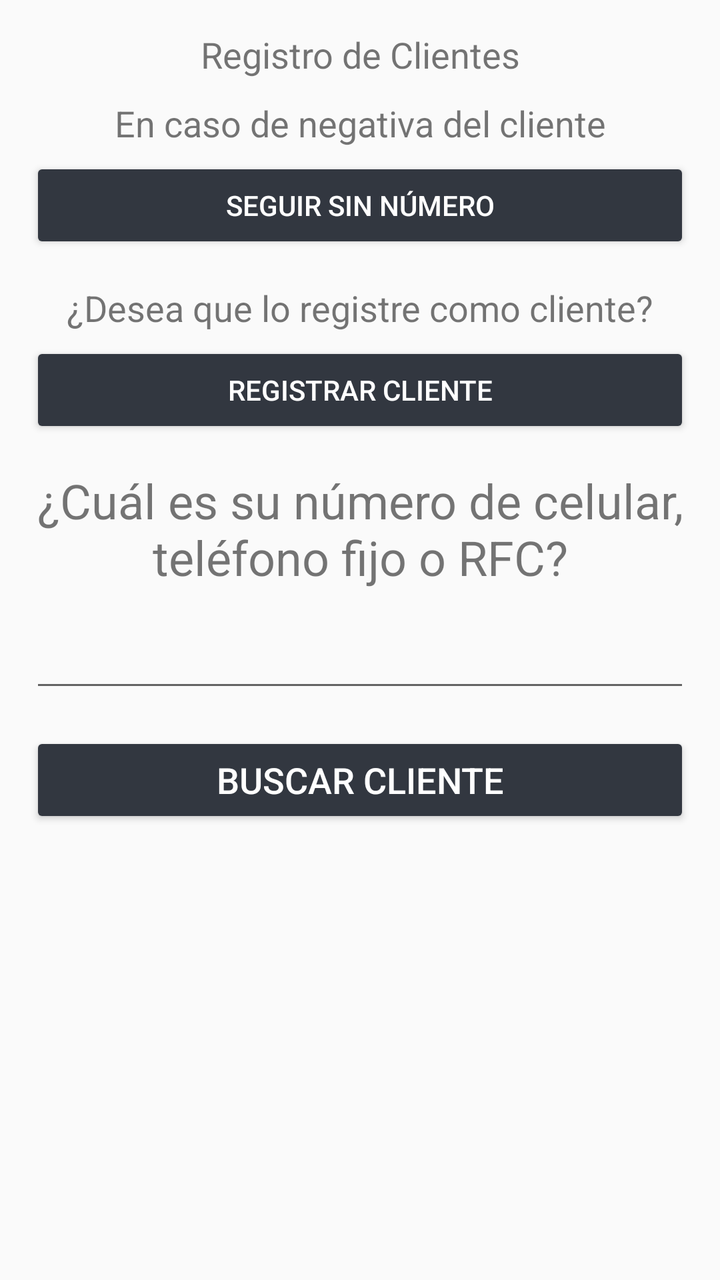
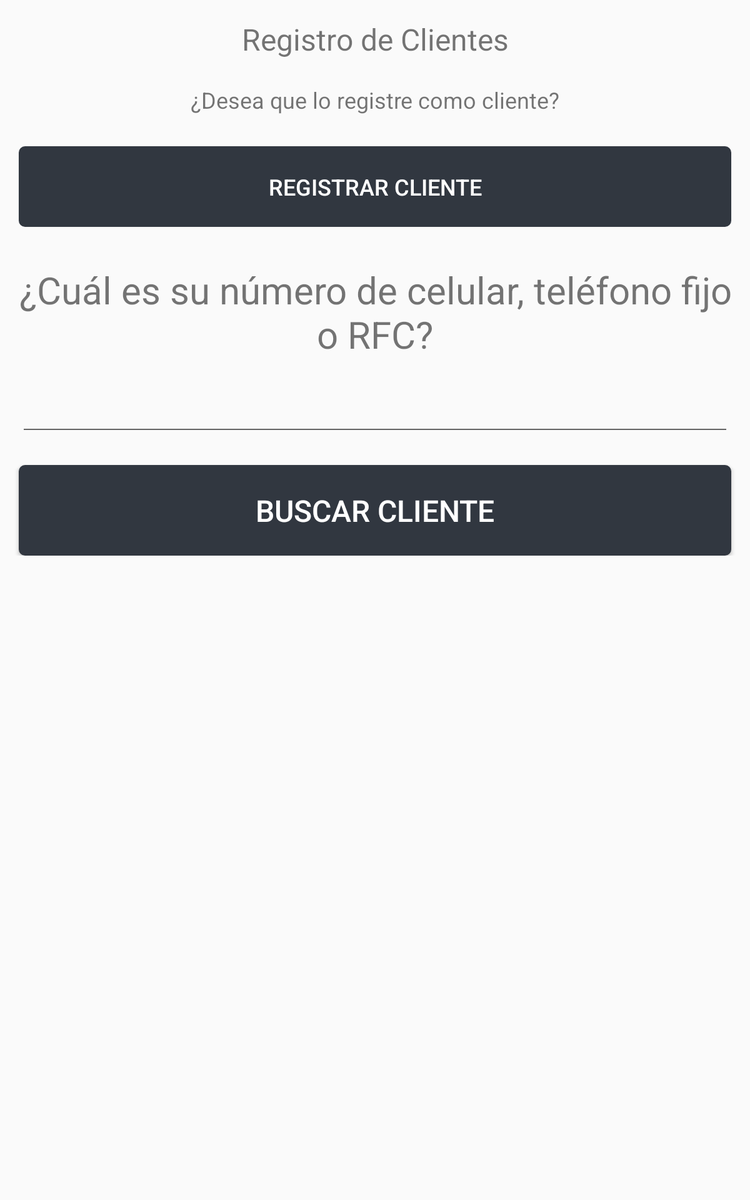

One screen, two layout resources from the same app: the default and the repository's alternative for another configuration. Each is rendered where Android would select it; the XML of both is given below.
<!-- AndroidManifest.xml: application theme AppTheme -->
<!-- res/layout/activity_punto_venta_solicitar.xml -->
<?xml version="1.0" encoding="utf-8"?>
<android.support.constraint.ConstraintLayout xmlns:android="http://schemas.android.com/apk/res/android"
    xmlns:app="http://schemas.android.com/apk/res-auto"
    xmlns:tools="http://schemas.android.com/tools"
    android:layout_width="match_parent"
    android:layout_height="match_parent"
    tools:context=".Activity.PuntoVentaSolicitarActivity">

    <ScrollView
        android:layout_width="match_parent"
        android:layout_height="match_parent">

        <LinearLayout
            android:layout_width="match_parent"
            android:layout_height="wrap_content"
            android:orientation="vertical" >

            <TextView
                android:id="@+id/PuntoVentaSolicitarActivityTitulo"
                android:layout_width="match_parent"
                android:layout_height="wrap_content"
                android:layout_marginLeft="15dp"
                android:layout_marginRight="15dp"
                android:paddingTop="15dp"
                android:paddingBottom="5dp"
                android:text="@string/Estacion"
                android:textAlignment="center"
                android:textSize="18sp" />

            <TextView
                android:id="@+id/TVPuntoVentaActivityEnCasoTitulo"
                android:layout_width="match_parent"
                android:layout_height="wrap_content"
                android:layout_marginLeft="15dp"
                android:layout_marginRight="15dp"
                android:labelFor="@+id/BtnPuntoVentaSolicitarActivitySeguirSinNumero"
                android:paddingTop="5dp"
                android:paddingBottom="5dp"
                android:text="@string/en_caso_de_negativa_del_cliente"
                android:textAlignment="center"
                android:textSize="18sp" />

            <Button
                android:id="@+id/BtnPuntoVentaSolicitarActivitySeguirSinNumero"
                android:layout_width="match_parent"
                android:layout_height="wrap_content"
                android:layout_marginLeft="15dp"
                android:layout_marginRight="15dp"
                style="@style/SagasTheme.Button"
                android:text="@string/seguir_sin_numero"
                android:textColor="@color/colorTextButtonLogin"
                android:textSize="14sp"
                tools:ignore="UnusedAttribute" />

            <TextView
                android:id="@+id/TVPuntoVentaSolicitarActivityRegistroTitulo"
                android:layout_width="match_parent"
                android:layout_height="wrap_content"
                android:layout_marginLeft="15dp"
                android:layout_marginRight="15dp"
                android:paddingTop="15dp"
                android:paddingBottom="5dp"
                android:text="@string/desea_que_lo_registre_como_cliente"
                android:textAlignment="center"
                android:textSize="18sp" />

            <Button
                android:id="@+id/BtnPuntoVentaSolicitarActivityRegistrarCliente"
                android:layout_width="match_parent"
                android:layout_height="wrap_content"
                android:layout_marginLeft="15dp"
                android:layout_marginRight="15dp"
                style="@style/SagasTheme.Button"
                android:text="@string/registrar_cliente"
                android:textColor="@color/colorTextButtonLogin"
                android:textSize="14sp"
                tools:ignore="UnusedAttribute" />

            <TextView
                android:id="@+id/TVPuntoVentaSolicitarBuscadorTitulo"
                android:layout_width="match_parent"
                android:layout_height="wrap_content"
                android:layout_marginLeft="15dp"
                android:layout_marginRight="15dp"
                android:paddingTop="15dp"
                android:paddingBottom="15dp"
                android:text="@string/cual_es_su_numero_de_celular_telofono_fijo_o_rfc"
                android:textAlignment="center"
                android:textSize="24sp" />

            <EditText
                android:id="@+id/ETPuntoVentaSolicitarActivityBuscador"
                android:layout_width="match_parent"
                android:layout_height="wrap_content"
                android:layout_marginLeft="15dp"
                android:layout_marginRight="15dp"
                android:autofillHints="@string/Buscar"
                android:ems="10"
                android:inputType="textPersonName"
                android:textSize="18sp"
                tools:ignore="LabelFor,UnusedAttribute" />

            <Button
                android:id="@+id/BtnPuntoVentaSolicitarActivityBuscarCliente"
                android:layout_width="match_parent"
                android:layout_height="wrap_content"
                android:layout_marginLeft="15dp"
                android:layout_marginTop="15dp"
                android:layout_marginRight="15dp"
                style="@style/SagasTheme.Button"
                android:text="@string/buscar_cliente"
                android:textColor="@color/colorTextButtonLogin"
                android:textSize="18sp"
                tools:ignore="UnusedAttribute" />
        </LinearLayout>
    </ScrollView>
</android.support.constraint.ConstraintLayout>
<!-- resources referenced by this layout -->
<resources>
  <color name="colorTextButtonLogin">#FFFFFF</color>
  <string name="Buscar">Buscar</string>
  <string name="Estacion">Registro de Clientes</string>
  <string name="buscar_cliente">Buscar Cliente</string>
  <string name="cual_es_su_numero_de_celular_telofono_fijo_o_rfc">¿Cuál es su número de celular, teléfono fijo o RFC?</string>
  <string name="desea_que_lo_registre_como_cliente">¿Desea que lo registre como cliente?</string>
  <string name="en_caso_de_negativa_del_cliente">En caso de negativa del cliente</string>
  <string name="registrar_cliente">Registrar Cliente</string>
  <string name="seguir_sin_numero">Seguir sin número</string>
  <!-- from res/values-v21/ -->
  <style name="SagasTheme.Button" parent="Widget.AppCompat.Button.Colored">
          <item name="android:colorButtonNormal">@color/colorBackgroundSistemaLogin</item>
          <item name="android:textColor">@color/textcolorButton</item>
          <item name="android:colorControlHighlight">@color/buttonBackgroundColorHighlight</item>
      </style>
  <style name="AppTheme" parent="Theme.AppCompat.Light.DarkActionBar">
          
          <item name="colorPrimary">@color/colorPrimary</item>
          <item name="colorPrimaryDark">@color/colorPrimaryDark</item>
          <item name="colorAccent">@color/colorAccent</item>
      </style>
  <color name="colorBackgroundSistemaLogin">#313740</color>
  <color name="textcolorButton">#fff</color>
  <color name="buttonBackgroundColorHighlight">#647081</color>
  <color name="colorPrimary">#9e9e9e</color>
  <color name="colorPrimaryDark">#23252B</color>
  <color name="colorAccent">#323740</color>
</resources>
<!-- res/layout-large/activity_punto_venta_solicitar.xml (the repository's variant of the layout above) -->
<!-- drawn on a 7-inch tablet held upright -->
<?xml version="1.0" encoding="utf-8"?>
<android.support.constraint.ConstraintLayout xmlns:android="http://schemas.android.com/apk/res/android"
    xmlns:app="http://schemas.android.com/apk/res-auto"
    xmlns:tools="http://schemas.android.com/tools"
    android:layout_width="match_parent"
    android:layout_height="match_parent"
    tools:context=".Activity.PuntoVentaSolicitarActivity">

    <ScrollView
        android:layout_width="match_parent"
        android:layout_height="match_parent">

        <LinearLayout
            android:layout_width="match_parent"
            android:layout_height="wrap_content"
            android:orientation="vertical" >

            <TextView
                android:id="@+id/PuntoVentaSolicitarActivityTitulo"
                android:layout_width="match_parent"
                android:layout_height="wrap_content"
                android:layout_marginLeft="15dp"
                android:layout_marginRight="15dp"
                android:paddingTop="15dp"
                android:paddingBottom="5dp"
                android:text="@string/Estacion"
                android:textAlignment="center"
                android:textSize="24sp" />

            

            

            <TextView
                android:id="@+id/TVPuntoVentaSolicitarActivityRegistroTitulo"
                android:layout_width="match_parent"
                android:layout_height="wrap_content"
                android:layout_marginLeft="15dp"
                android:layout_marginRight="15dp"
                android:paddingTop="15dp"
                android:paddingBottom="5dp"
                android:text="@string/desea_que_lo_registre_como_cliente"
                android:textAlignment="center"
                android:textSize="18sp" />

            <Button
                android:id="@+id/BtnPuntoVentaSolicitarActivityRegistrarCliente"
                style="@style/SagasTheme.Button"
                android:layout_width="match_parent"
                android:layout_height="wrap_content"
                android:layout_marginLeft="15dp"
                android:layout_marginTop="20sp"
                android:layout_marginRight="15dp"
                android:layout_marginBottom="15sp"
                android:background="@drawable/ripple_effect"
                android:padding="20sp"
                android:text="@string/registrar_cliente"
                android:textColor="@color/colorTextButtonLogin"
                android:textSize="18sp"
                tools:ignore="UnusedAttribute" />

            <TextView
                android:id="@+id/TVPuntoVentaSolicitarBuscadorTitulo"
                android:layout_width="match_parent"
                android:layout_height="wrap_content"
                android:layout_marginLeft="15dp"
                android:layout_marginRight="15dp"
                android:paddingTop="15dp"
                android:paddingBottom="15dp"
                android:text="@string/cual_es_su_numero_de_celular_telofono_fijo_o_rfc"
                android:textAlignment="center"
                android:textSize="30sp" />

            <EditText
                android:id="@+id/ETPuntoVentaSolicitarActivityBuscador"
                android:layout_width="match_parent"
                android:layout_height="wrap_content"
                android:layout_marginLeft="15dp"
                android:layout_marginRight="15dp"
                android:ems="10"
                android:inputType="textPersonName"
                android:textSize="24sp"
                android:textColor="@color/buttonBackgroundColor"
                android:autofillHints="@string/Buscar"
                tools:ignore="LabelFor,UnusedAttribute" />

            <Button
                android:id="@+id/BtnPuntoVentaSolicitarActivityBuscarCliente"
                style="@style/SagasTheme.Button"
                android:layout_width="match_parent"
                android:layout_height="wrap_content"
                android:layout_marginLeft="15dp"
                android:layout_marginTop="20sp"
                android:layout_marginRight="15dp"
                android:background="@drawable/ripple_effect"
                android:padding="20sp"
                android:text="@string/buscar_cliente"
                android:textColor="@color/colorTextButtonLogin"
                android:textSize="24sp"
                tools:ignore="UnusedAttribute" />
        </LinearLayout>
    </ScrollView>
</android.support.constraint.ConstraintLayout>
<!-- resources referenced by the variant -->
<!-- as a 7-inch tablet held upright resolves them -->
<resources>
  <color name="buttonBackgroundColor">#313740</color>
  <color name="colorTextButtonLogin">#FFFFFF</color>
  <!-- drawable ripple_effect (drawable) -->
  <?xml version="1.0" encoding="utf-8"?>
  <ripple
      xmlns:android="http://schemas.android.com/apk/res/android"
      xmlns:tools="http://schemas.android.com/tools"
      android:color="@color/buttonBackgroundColorHighlight"
      tools:ignore="NewApi">     
  
      
      <item android:drawable="@drawable/btn_rounded">
          <shape android:shape="rectangle">
              <solid android:color="@color/buttonBackgroundColor"/>
          </shape>
      </item>
  
  </ripple>
  <string name="Buscar">Buscar</string>
  <string name="Estacion">Registro de Clientes</string>
  <string name="buscar_cliente">Buscar Cliente</string>
  <string name="cual_es_su_numero_de_celular_telofono_fijo_o_rfc">¿Cuál es su número de celular, teléfono fijo o RFC?</string>
  <string name="desea_que_lo_registre_como_cliente">¿Desea que lo registre como cliente?</string>
  <string name="registrar_cliente">Registrar Cliente</string>
  <!-- from res/values-v21/ -->
  <style name="SagasTheme.Button" parent="Widget.AppCompat.Button.Colored">
          <item name="android:colorButtonNormal">@color/colorBackgroundSistemaLogin</item>
          <item name="android:textColor">@color/textcolorButton</item>
          <item name="android:colorControlHighlight">@color/buttonBackgroundColorHighlight</item>
      </style>
  <style name="AppTheme" parent="Theme.AppCompat.Light.DarkActionBar">
          
          <item name="colorPrimary">@color/colorPrimary</item>
          <item name="colorPrimaryDark">@color/colorPrimaryDark</item>
          <item name="colorAccent">@color/colorAccent</item>
      </style>
  <color name="buttonBackgroundColorHighlight">#647081</color>
  <!-- drawable btn_rounded (drawable) -->
  <?xml version="1.0" encoding="utf-8"?>
  <selector xmlns:android="http://schemas.android.com/apk/res/android">
      <item android:state_pressed="true">
          <shape android:shape="rectangle">
              <solid android:color="@color/buttonBackgroundColor" />
              <corners android:radius="5dp" />
          </shape>
      </item>
      <item android:state_focused="true">
          <shape android:shape="rectangle">
              <solid android:color="@color/buttonBackgroundColor" />
              <corners android:radius="5dp" />
          </shape>
      </item>
      <item>
          <shape >
              <solid android:color="@color/buttonBackgroundColor" />
              <corners android:radius="5dp" />
          </shape>
      </item>
  
  </selector>
  <color name="colorBackgroundSistemaLogin">#313740</color>
  <color name="textcolorButton">#fff</color>
  <color name="colorPrimary">#9e9e9e</color>
  <color name="colorPrimaryDark">#23252B</color>
  <color name="colorAccent">#323740</color>
</resources>
